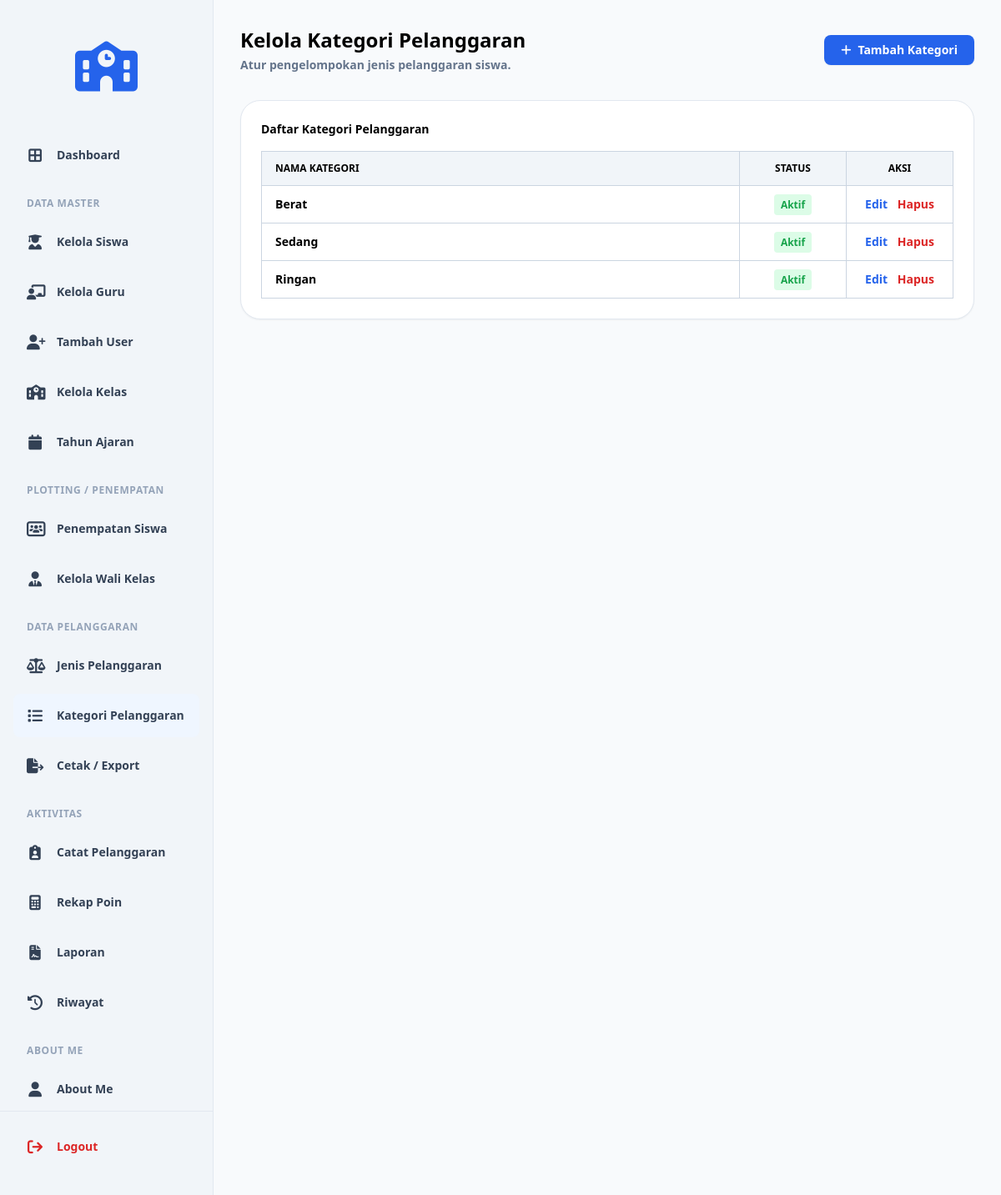
The page /kelola_kategori_pelanggaran.php (signed in) on the database its author committed.
### tables this page shows
CREATE TABLE `t_pelanggaran_kategori` (
  `id` int(11) NOT NULL AUTO_INCREMENT,
  `nama` varchar(100) DEFAULT NULL,
  `deskripsi` text NOT NULL,
  `status_aktif` tinyint(1) NOT NULL,
  `created_at` timestamp NOT NULL DEFAULT current_timestamp(),
  `updated_at` timestamp NOT NULL DEFAULT current_timestamp(),
  PRIMARY KEY (`id`),
  UNIQUE KEY `uq_t_pelanggaran_kategori_nama` (`nama`)
);

### kelola_kategori_pelanggaran.php (the view, shortened to what this page needs)
<?php
include 'config/koneksi.php';
$query_data = "SELECT * FROM t_pelanggaran_kategori ORDER BY id DESC";
$result = mysqli_query($koneksi, $query_data);
?>
<!DOCTYPE html>
<html lang="id">
<head>
    <?php include 'layouts/head.php'; ?>
    <link rel="stylesheet" href="https://cdn.datatables.net/1.13.6/css/jquery.dataTables.min.css">
</head>
<body class="bg-slate-50 text-slate-800 font-sans min-h-screen flex">
    <?php include 'layouts/sidebar.php'; ?>
    <main class="flex-1 p-8 bg-slate-50 overflow-y-auto">
        <div class="flex flex-col md:flex-row justify-between items-start md:items-center mb-8 gap-4">
            <div>
                <h1 class="text-2xl font-bold text-black">Kelola Kategori Pelanggaran</h1>
                <p class="text-sm font-bold text-slate-500 mt-1">Atur pengelompokan jenis pelanggaran siswa.</p>
            </div>
            <a href="tambah_kategori_pelanggaran.php" class="bg-blue-600 hover:bg-blue-700 text-white px-5 py-2 rounded-lg font-bold text-sm shadow-sm transition flex items-center gap-2">
                <i class="fa-solid fa-plus"></i> Tambah Kategori
            </a>
        </div>
        <div class="bg-white p-6 rounded-[1.5rem] shadow-sm border border-slate-200">
            <h3 class="text-sm font-bold text-black mb-4">Daftar Kategori Pelanggaran</h3>
            <div class="overflow-x-auto">
                <table id="tabelData" class="w-full border-collapse border border-slate-300">
                    <thead class="bg-slate-100">
                        <tr>
                            <th class="border border-slate-300 px-4 py-3 text-xs font-bold text-black uppercase text-left">NAMA KATEGORI</th>
                            <th class="border border-slate-300 px-4 py-3 text-xs font-bold text-black uppercase text-center w-32">STATUS</th>
                            <th class="border border-slate-300 px-4 py-3 text-xs font-bold text-black uppercase text-center w-32">AKSI</th>
                        </tr>
                    </thead>
                    <tbody>
                        <?php if ($result && mysqli_num_rows($result) > 0): ?>
                            <?php while ($data = mysqli_fetch_assoc($result)): ?>
                                <tr class="hover:bg-slate-50">
                                    <td class="border border-slate-300 px-4 py-3 text-sm font-bold text-black"><?php echo htmlspecialchars($data['nama']); ?></td>
                                    <td class="border border-slate-300 px-4 py-3 text-sm text-center">
                                        <?php echo $data['status_aktif'] == 1 ? '<span class="text-green-600 font-bold bg-green-100 px-2 py-1 rounded text-xs">Aktif</span>' : '<span class="text-slate-500 font-bold bg-slate-100 px-2 py-1 rounded text-xs">Non-Aktif</span>'; ?>
                                    </td>
                                    <td class="border border-slate-300 px-4 py-3 text-sm text-center">
                                        <a href="edit_kategori_pelanggaran.php?id=<?php echo $data['id']; ?>" class="text-blue-600 font-bold mr-2 hover:underline">Edit</a>
                                        <a href="kelola_kategori_pelanggaran.php?delete_id=<?php echo $data['id']; ?>" onclick="return confirm('Hapus kategori ini?')" class="text-red-600 font-bold hover:underline">Hapus</a>
                                    </td>
                                </tr>
                            <?php endwhile; ?>
                        <?php else: ?>
                            <tr>
                                <td colspan="3" class="border border-slate-300 px-4 py-8 text-center text-slate-500 font-bold">Belum ada kategori pelanggaran.</td>
                            </tr>
                        <?php endif; ?>
                    </tbody>
                </table>
            </div>
        </div>
    </main>
</body>
</html>

### rows shown on the page
t_pelanggaran_kategori: nama "Berat", status_aktif "Aktif"
t_pelanggaran_kategori: nama "Sedang", status_aktif "Aktif"
t_pelanggaran_kategori: nama "Ringan", status_aktif "Aktif"
